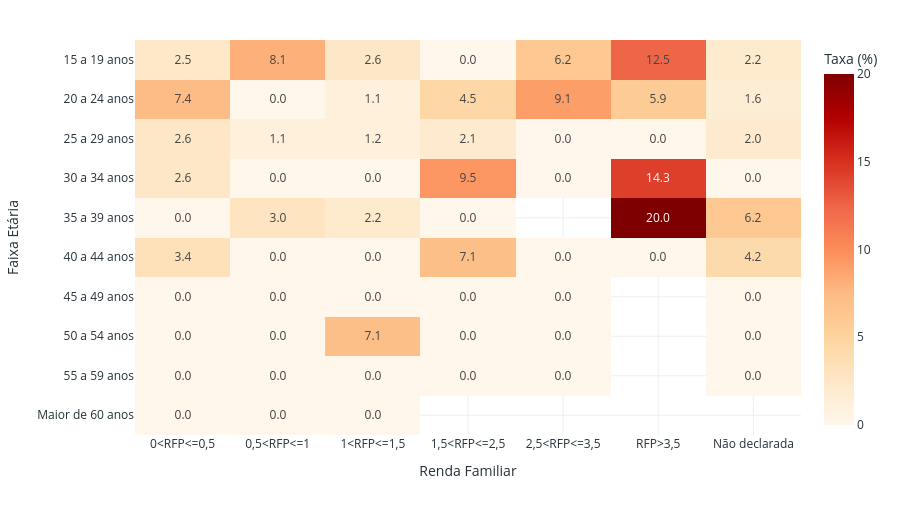
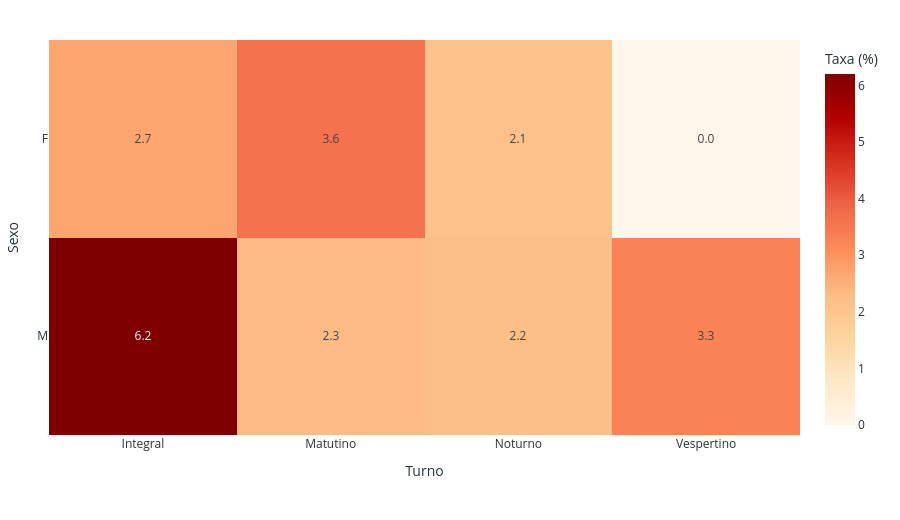
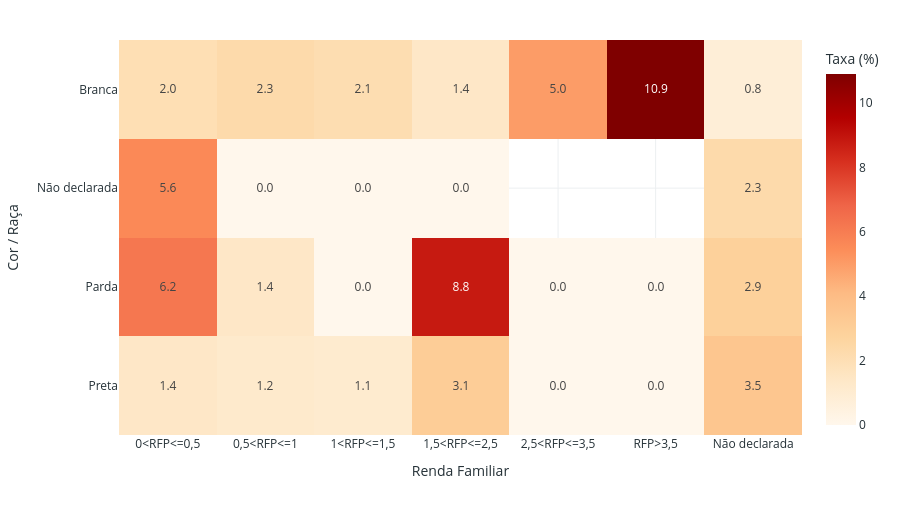

These figures' notebook cell, in order:
### Markdown cell above
#### Gráficos 19 a 21 — Heatmaps de evasão

Células com menos de `n_minimo` matrículas são deixadas em branco para evitar interpretações instáveis.

### Code cell
p19 = heatmap_cruzado(df, 'Faixa Etária', 'Renda Familiar', 'Evadidos', ORDEM_ETARIA, ORDEM_RENDA, n_minimo)
fig_heatmap(p19, 'Taxa de Evasão — Faixa Etária × Renda Familiar', 'OrRd').show()

p20 = heatmap_cruzado(df, 'Sexo', 'Turno', 'Evadidos', None, None, n_minimo)
fig_heatmap(p20, 'Taxa de Evasão — Sexo × Turno', 'OrRd').show()

p21 = heatmap_cruzado(df, 'Cor / Raça', 'Renda Familiar', 'Evadidos', None, ORDEM_RENDA, n_minimo)
fig_heatmap(p21, 'Taxa de Evasão — Cor/Raça × Renda Familiar', 'OrRd').show()

### Figure 1 — Plotly figure (JSON) as saved in the notebook; plotly's stock layout.template omitted (floating-point values rounded to 4 significant figures)
{"data": [{"coloraxis": "coloraxis", "hovertemplate": "Renda Familiar: %{x}<br>Faixa Etária: %{y}<br>Taxa (%): %{z}<extra></extra>", "name": "0", "texttemplate": "%{z:.1f}", "type": "heatmap", "x": ["0<RFP<=0,5", "0,5<RFP<=1", "1<RFP<=1,5", "1,5<RFP<=2,5", "2,5<RFP<=3,5", "RFP>3,5", "Não declarada"], "xaxis": "x", "y": ["15 a 19 anos", "20 a 24 anos", "25 a 29 anos", "30 a 34 anos", "35 a 39 anos", "40 a 44 anos", "45 a 49 anos", "50 a 54 anos", "55 a 59 anos", "Maior de 60 anos"], "yaxis": "y", "z": [[2.5, 8.1, 2.6, 0.0, 6.2, 12.5, 2.2], [7.4, 0.0, 1.1, 4.5, 9.1, 5.9, 1.6], [2.6, 1.1, 1.2, 2.1, 0.0, 0.0, 2.0], [2.6, 0.0, 0.0, 9.5, 0.0, 14.3, 0.0], [0.0, 3.0, 2.2, 0.0, NaN, 20.0, 6.2], [3.4, 0.0, 0.0, 7.1, 0.0, 0.0, 4.2], [0.0, 0.0, 0.0, 0.0, 0.0, NaN, 0.0], [0.0, 0.0, 7.1, 0.0, 0.0, NaN, 0.0], [0.0, 0.0, 0.0, 0.0, 0.0, NaN, 0.0], [0.0, 0.0, 0.0, NaN, NaN, NaN, NaN]]}], "layout": {"coloraxis": {"colorbar": {"title": {"text": "Taxa (%)"}}, "colorscale": [[0, "rgb(255,247,236)"], [0.125, "rgb(254,232,200)"], [0.25, "rgb(253,212,158)"], [0.375, "rgb(253,187,132)"], [0.5, "rgb(252,141,89)"], [0.625, "rgb(239,101,72)"], [0.75, "rgb(215,48,31)"], [0.875, "rgb(179,0,0)"], [1, "rgb(127,0,0)"]]}, "font": {"color": "#263238"}, "height": 520, "legend": {"orientation": "h", "title": {"text": ""}, "x": 0.5, "xanchor": "center", "y": -0.2, "yanchor": "top"}, "margin": {"b": 85, "l": 20, "r": 20, "t": 40}, "paper_bgcolor": "white", "plot_bgcolor": "white", "title": {"text": ""}, "xaxis": {"anchor": "y", "domain": [0, 1], "gridcolor": "#ECEFF1", "showgrid": true, "title": {"text": "Renda Familiar"}, "zeroline": false}, "yaxis": {"anchor": "x", "autorange": "reversed", "domain": [0, 1], "gridcolor": "#ECEFF1", "showgrid": true, "title": {"text": "Faixa Etária"}, "zeroline": false}}}

### Figure 2 — Plotly figure (JSON) as saved in the notebook; plotly's stock layout.template omitted (floating-point values rounded to 4 significant figures)
{"data": [{"coloraxis": "coloraxis", "hovertemplate": "Turno: %{x}<br>Sexo: %{y}<br>Taxa (%): %{z}<extra></extra>", "name": "0", "texttemplate": "%{z:.1f}", "type": "heatmap", "x": ["Integral", "Matutino", "Noturno", "Vespertino"], "xaxis": "x", "y": ["F", "M"], "yaxis": "y", "z": [[2.7, 3.6, 2.1, 0.0], [6.2, 2.3, 2.2, 3.3]]}], "layout": {"coloraxis": {"colorbar": {"title": {"text": "Taxa (%)"}}, "colorscale": [[0, "rgb(255,247,236)"], [0.125, "rgb(254,232,200)"], [0.25, "rgb(253,212,158)"], [0.375, "rgb(253,187,132)"], [0.5, "rgb(252,141,89)"], [0.625, "rgb(239,101,72)"], [0.75, "rgb(215,48,31)"], [0.875, "rgb(179,0,0)"], [1, "rgb(127,0,0)"]]}, "font": {"color": "#263238"}, "height": 520, "legend": {"orientation": "h", "title": {"text": ""}, "x": 0.5, "xanchor": "center", "y": -0.2, "yanchor": "top"}, "margin": {"b": 85, "l": 20, "r": 20, "t": 40}, "paper_bgcolor": "white", "plot_bgcolor": "white", "title": {"text": ""}, "xaxis": {"anchor": "y", "domain": [0, 1], "gridcolor": "#ECEFF1", "showgrid": true, "title": {"text": "Turno"}, "zeroline": false}, "yaxis": {"anchor": "x", "autorange": "reversed", "domain": [0, 1], "gridcolor": "#ECEFF1", "showgrid": true, "title": {"text": "Sexo"}, "zeroline": false}}}

### Figure 3 — Plotly figure (JSON) as saved in the notebook; plotly's stock layout.template omitted (floating-point values rounded to 4 significant figures)
{"data": [{"coloraxis": "coloraxis", "hovertemplate": "Renda Familiar: %{x}<br>Cor / Raça: %{y}<br>Taxa (%): %{z}<extra></extra>", "name": "0", "texttemplate": "%{z:.1f}", "type": "heatmap", "x": ["0<RFP<=0,5", "0,5<RFP<=1", "1<RFP<=1,5", "1,5<RFP<=2,5", "2,5<RFP<=3,5", "RFP>3,5", "Não declarada"], "xaxis": "x", "y": ["Branca", "Não declarada", "Parda", "Preta"], "yaxis": "y", "z": [[2.0, 2.3, 2.1, 1.4, 5.0, 10.9, 0.8], [5.6, 0.0, 0.0, 0.0, NaN, NaN, 2.3], [6.2, 1.4, 0.0, 8.8, 0.0, 0.0, 2.9], [1.4, 1.2, 1.1, 3.1, 0.0, 0.0, 3.5]]}], "layout": {"coloraxis": {"colorbar": {"title": {"text": "Taxa (%)"}}, "colorscale": [[0, "rgb(255,247,236)"], [0.125, "rgb(254,232,200)"], [0.25, "rgb(253,212,158)"], [0.375, "rgb(253,187,132)"], [0.5, "rgb(252,141,89)"], [0.625, "rgb(239,101,72)"], [0.75, "rgb(215,48,31)"], [0.875, "rgb(179,0,0)"], [1, "rgb(127,0,0)"]]}, "font": {"color": "#263238"}, "height": 520, "legend": {"orientation": "h", "title": {"text": ""}, "x": 0.5, "xanchor": "center", "y": -0.2, "yanchor": "top"}, "margin": {"b": 85, "l": 20, "r": 20, "t": 40}, "paper_bgcolor": "white", "plot_bgcolor": "white", "title": {"text": ""}, "xaxis": {"anchor": "y", "domain": [0, 1], "gridcolor": "#ECEFF1", "showgrid": true, "title": {"text": "Renda Familiar"}, "zeroline": false}, "yaxis": {"anchor": "x", "autorange": "reversed", "domain": [0, 1], "gridcolor": "#ECEFF1", "showgrid": true, "title": {"text": "Cor / Raça"}, "zeroline": false}}}
